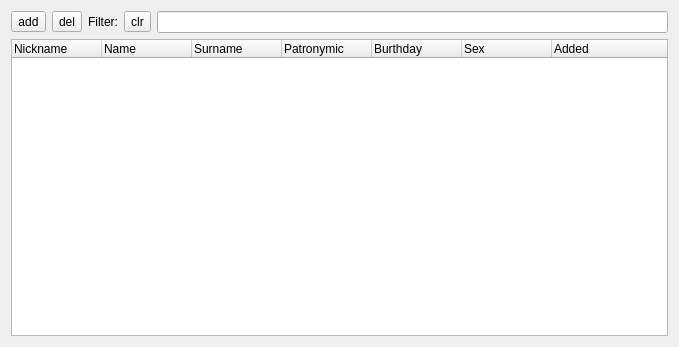
<?xml version="1.0" encoding="UTF-8"?>
<ui version="4.0">
 <class>SellersView</class>
 <widget class="QWidget" name="SellersView">
  <property name="geometry">
   <rect>
    <x>0</x>
    <y>0</y>
    <width>679</width>
    <height>347</height>
   </rect>
  </property>
  <property name="windowTitle">
   <string>Form</string>
  </property>
  <layout class="QVBoxLayout" name="verticalLayout">
   <item>
    <layout class="QHBoxLayout" name="horizontalLayout">
     <item>
      <widget class="QToolButton" name="butAdd">
       <property name="text">
        <string>add</string>
       </property>
      </widget>
     </item>
     <item>
      <widget class="QToolButton" name="butDel">
       <property name="text">
        <string>del</string>
       </property>
      </widget>
     </item>
     <item>
      <widget class="QLabel" name="label">
       <property name="text">
        <string>Filter:</string>
       </property>
       <property name="alignment">
        <set>Qt::AlignRight|Qt::AlignTrailing|Qt::AlignVCenter</set>
       </property>
      </widget>
     </item>
     <item>
      <widget class="QToolButton" name="butClear">
       <property name="text">
        <string>clr</string>
       </property>
      </widget>
     </item>
     <item>
      <widget class="QLineEdit" name="filter"/>
     </item>
    </layout>
   </item>
   <item>
    <widget class="QTreeWidget" name="view">
     <property name="editTriggers">
      <set>QAbstractItemView::NoEditTriggers</set>
     </property>
     <property name="alternatingRowColors">
      <bool>true</bool>
     </property>
     <property name="selectionMode">
      <enum>QAbstractItemView::ExtendedSelection</enum>
     </property>
     <property name="rootIsDecorated">
      <bool>false</bool>
     </property>
     <property name="uniformRowHeights">
      <bool>true</bool>
     </property>
     <property name="itemsExpandable">
      <bool>false</bool>
     </property>
     <property name="expandsOnDoubleClick">
      <bool>false</bool>
     </property>
     <attribute name="headerDefaultSectionSize">
      <number>90</number>
     </attribute>
     <column>
      <property name="text">
       <string>Nickname</string>
      </property>
     </column>
     <column>
      <property name="text">
       <string notr="true">Name</string>
      </property>
     </column>
     <column>
      <property name="text">
       <string>Surname</string>
      </property>
     </column>
     <column>
      <property name="text">
       <string>Patronymic</string>
      </property>
     </column>
     <column>
      <property name="text">
       <string>Burthday</string>
      </property>
     </column>
     <column>
      <property name="text">
       <string>Sex</string>
      </property>
     </column>
     <column>
      <property name="text">
       <string>Added</string>
      </property>
     </column>
    </widget>
   </item>
  </layout>
 </widget>
 <resources/>
 <connections>
  <connection>
   <sender>butClear</sender>
   <signal>clicked()</signal>
   <receiver>filter</receiver>
   <slot>clear()</slot>
   <hints>
    <hint type="sourcelabel">
     <x>144</x>
     <y>21</y>
    </hint>
    <hint type="destinationlabel">
     <x>416</x>
     <y>21</y>
    </hint>
   </hints>
  </connection>
  <connection>
   <sender>butAdd</sender>
   <signal>clicked()</signal>
   <receiver>SellersView</receiver>
   <slot>onAdd()</slot>
   <hints>
    <hint type="sourcelabel">
     <x>27</x>
     <y>21</y>
    </hint>
    <hint type="destinationlabel">
     <x>339</x>
     <y>173</y>
    </hint>
   </hints>
  </connection>
  <connection>
   <sender>filter</sender>
   <signal>textChanged(QString)</signal>
   <receiver>SellersView</receiver>
   <slot>onFilter(QString)</slot>
   <hints>
    <hint type="sourcelabel">
     <x>416</x>
     <y>21</y>
    </hint>
    <hint type="destinationlabel">
     <x>339</x>
     <y>173</y>
    </hint>
   </hints>
  </connection>
  <connection>
   <sender>butDel</sender>
   <signal>clicked()</signal>
   <receiver>SellersView</receiver>
   <slot>onDel()</slot>
   <hints>
    <hint type="sourcelabel">
     <x>68</x>
     <y>21</y>
    </hint>
    <hint type="destinationlabel">
     <x>339</x>
     <y>173</y>
    </hint>
   </hints>
  </connection>
  <connection>
   <sender>view</sender>
   <signal>itemDoubleClicked(QTreeWidgetItem*,int)</signal>
   <receiver>SellersView</receiver>
   <slot>onChange(QTreeWidgetItem*,int)</slot>
   <hints>
    <hint type="sourcelabel">
     <x>339</x>
     <y>189</y>
    </hint>
    <hint type="destinationlabel">
     <x>339</x>
     <y>173</y>
    </hint>
   </hints>
  </connection>
 </connections>
 <slots>
  <slot>onChange(QTreeWidgetItem*,int)</slot>
  <slot>onAdd()</slot>
  <slot>onDel()</slot>
  <slot>onFilter(QString)</slot>
 </slots>
</ui>
